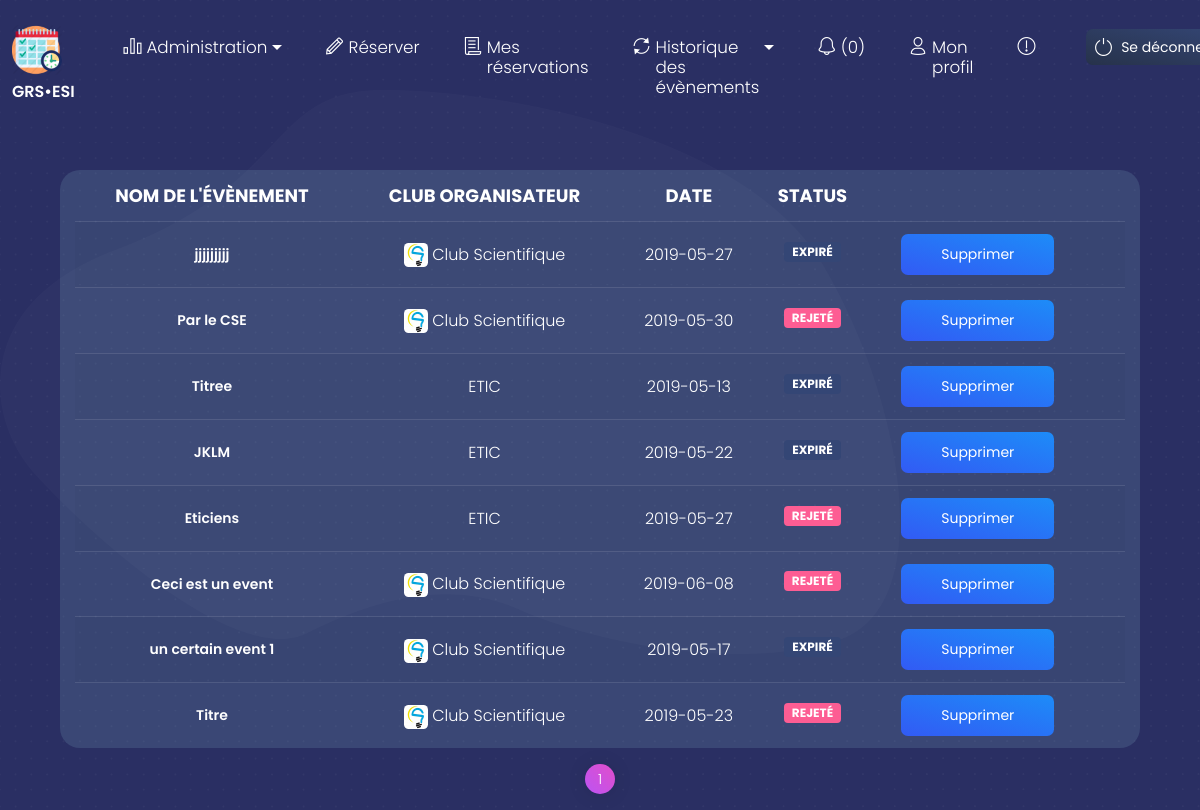
Screenshot of /gerer_reservations.php (signed in) with the database file from the repository.
### tables this page shows
CREATE TABLE `events` (
  `id` int(11) NOT NULL,
  `titre` varchar(255) NOT NULL,
  `type` varchar(255) NOT NULL,
  `date` date NOT NULL,
  `nb_participants` varchar(255) NOT NULL,
  `club_id` int(11) NOT NULL,
  `descriptif` text NOT NULL,
  `sponsor` varchar(255) NOT NULL,
  `responsable` varchar(255) DEFAULT NULL,
  `valide` int(11) DEFAULT NULL
);

CREATE TABLE `comptes` (
  `id` int(11) NOT NULL,
  `nom` varchar(255) NOT NULL,
  `email` varchar(255) NOT NULL,
  `mdp` varchar(255) NOT NULL,
  `privilege` int(11) DEFAULT NULL,
  `photo` varchar(255) DEFAULT NULL
);

### gerer_reservations.php (the view, shortened to what this page needs)
<?php
if (isset($_SESSION['privilege']) && $_SESSION['privilege'] == 1) {
    ?>
    <html>
    <head><title>Gérer les réservations</title>
        <link href="https://use.fontawesome.com/releases/v5.0.6/css/all.css" rel="stylesheet">
        <link href="./assets/css/nucleo-icons.css" rel="stylesheet"/>
        <link href="./assets/css/blk-design-system.css?v=1.0.0" rel="stylesheet"/>
        <link href="./assets/demo/demo.css" rel="stylesheet"/>
        <link href="coche.css" rel="stylesheet"/>
        <link href="modal.css" rel="stylesheet"/>
    </head>
    <body style="background-color: #2a2f63;background-image: url(./assets/img/dots.png); background-size: contain;">
    <?php include 'navbar.php'; ?>
    <section class="section section-lg">
        <section class="section" style="margin-top: -50px;">
            <img src="./assets/img/path4.png" class="path" style="width: 900px;">
        </section>
    </section>
    <div class="container"
         style="background:papayawhip;border-radius: 20px; background-color: rgba(149,208,219,0.15) ;margin-top: -5%;width: 90%;">
        <center>
            <table class="table table-striped " style="width: 100%">
                <thead>
                <tr>
                           <th style="font-size: 18px;color: white;">
                        <center>Nom de l'évènement</center>
                    </th>
                    <th style="font-size: 18px;color: white;width:">
                        <center>Club organisateur</center>
                    </th>
                    <th style="font-size: 18px;color: white;">
                        <center>Date</center>
                    </th>
                    <th style="font-size: 18px;color: white;">
                        <center>Status</center>
                    </th>
                </tr>
                </thead>
                <tbody>
                <?php
                 $nb_par_page=10;
                if (isset($_GET['page']))
                {
                       $page_actuelle=intval($_GET['page']);
                }
                else
                {
                    $page_actuelle=1;
                }
               $debut=($page_actuelle-1)*$nb_par_page;
                    $requete = $bdd->prepare('SELECT * FROM events WHERE valide=0 OR valide=2 ORDER BY id DESC');
                $requete->execute();
                $nb_results= $requete->rowCount();
                 $requete = $bdd->prepare('SELECT * FROM events WHERE valide=0 OR valide=2 ORDER BY id DESC LIMIT '.$debut.','.$nb_par_page);
                $requete->execute();
                 $nb_pages=floor($nb_results/$nb_par_page);
                if ($nb_results%$nb_par_page >0) $nb_pages++;
                $resultat = $requete->fetch();
                while ($resultat != NULL) {
                $requete2 = $bdd->prepare('SELECT * FROM comptes WHERE id=?');
                $requete2->execute(array($resultat['club_id']));
                $resultat2 = $requete2->fetch();
                $photo = $resultat2['photo'];
                           echo '<td ><center><a class="btn btn-link" style="color: white;" href="gerer_event.php?id=' . $resultat['id'] . '">' . $resultat['titre'] . '</a></center></td>';
                if ($photo == 1) {
                    echo '<td><center><img src="avatars/' . $resultat['club_id'] . 'min.png' . '" width="24px"/><a style="color:white;">&nbsp;' . $resultat2['nom'] . '</a></center> </td>';
                } else {
                    echo '<td ><center><a style="color:white;">' . $resultat2['nom'] . '</a></center></td>';
                }
                echo '<td ><center><a style="color:white;">' . $resultat['date'] . '</a></center></td>';
                if ($resultat['valide'] == 0) {
                if ($resultat['date'] <= date('Y-m-d')) {
                echo '<td ><center><span class="badge badge-default" style="font-size:12px; ">Expiré</span></center></td>'; ?>
                <?php echo '<td>
            <center>
                <button type="button" class="btn btn-info" data-toggle="modal" data-target="#exampleModal' . $resultat['id'] . '4">
                    Supprimer
                </button>
            </center>
        </td>
        <div class="modal fade" id="exampleModal' . $resultat['id'] . '4" tabindex="-1" role="dialog"
             aria-labelledby="exampleModalLabel" aria-hidden="true">'; ?>
    </div>
    <?php }
    }
    else
    {
        echo '<td> <center><span class="badge badge-danger" style="font-size: 12px;" >Rejeté</span></center></td>'; ?>
        <?php echo '<td>
            <center>
                <button type="button" class="btn btn-info" data-toggle="modal"
                        data-target="#exampleModal' . $resultat['id'] . '4">Supprimer
                </button>
            </center>
        </td>
        <div class="modal fade" id="exampleModal' . $resultat['id'] . '4" tabindex="-1" role="dialog"
             aria-labelledby="exampleModalLabel" aria-hidden="true">'; ?>
        </div>
        <?php
    }
    echo '<td> </td>';
    echo '<td> </td>';
    $resultat = $requete->fetch();
    }
    ?>
    </tbody>
    </table>
    </center>
 </div>
    <div style="   width: -moz-fit-content;
    width: -webkit-fit-content;
    width: fit-content;
  display: block;
  margin-left: auto;
  margin-right: auto;">
         <nav>
              <ul class="pagination pg-blue">
                <?php
                if ($page_actuelle==1)
                {
                    $cpt=1;
                    while (($cpt<=3) && ($cpt<=$nb_pages))
                    {
                         if ($cpt==$page_actuelle)
                        {
                             echo '<li class="page-item active"><a href="gerer_reservations.php?page='.$cpt.'" class="page-link">'.$cpt.'</a></li>';
                        }
                        else
                        {
                            echo '<li class="page-item"><a href="gerer_reservations.php?page='.$cpt.'" class="page-link">'.$cpt.'</a></li>';
                        }
                        $cpt++;
                    }
                        ?>
                        <?php
                }
                ?>
              </ul>
            </nav>
      </div>
    </body>
    </html>
<?php }
?>

### rows the page displays
events: titre "jjjjjjjjj", comptes.nom "Club Scientifique", date "2019-05-27"
events: titre "Par le CSE", comptes.nom "Club Scientifique", date "2019-05-30"
events: titre "Titree", comptes.nom "ETIC", date "2019-05-13"
events: titre "JKLM", comptes.nom "ETIC", date "2019-05-22"
events: titre "Eticiens", comptes.nom "ETIC", date "2019-05-27"
events: titre "Ceci est un event", comptes.nom "Club Scientifique", date "2019-06-08"
events: titre "un certain event 1", comptes.nom "Club Scientifique", date "2019-05-17"
events: titre "Titre", comptes.nom "Club Scientifique", date "2019-05-23"
